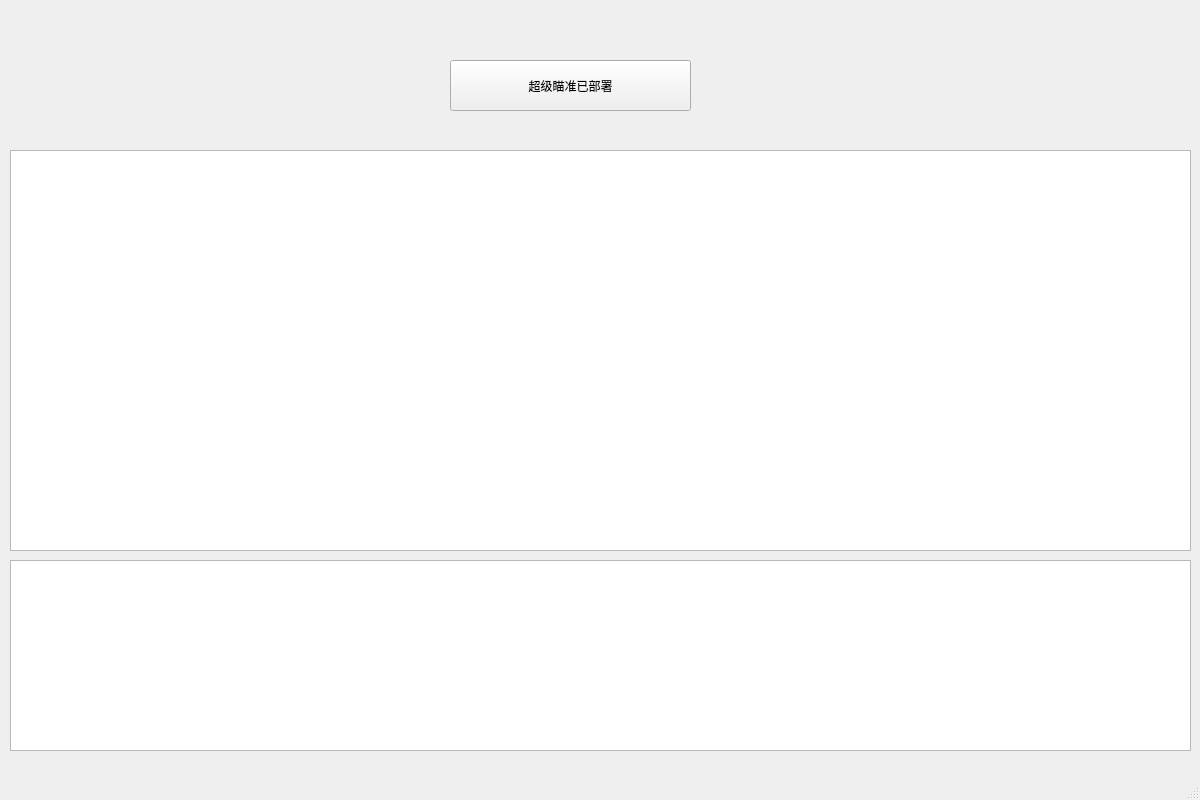
<?xml version="1.0" encoding="UTF-8"?>
<ui version="4.0">
 <class>mainWindow</class>
 <widget class="QMainWindow" name="mainWindow">
  <property name="geometry">
   <rect>
    <x>0</x>
    <y>0</y>
    <width>1200</width>
    <height>800</height>
   </rect>
  </property>
  <property name="windowTitle">
   <string>百万辅助</string>
  </property>
  <property name="windowIcon">
   <iconset>
    <normaloff>C:/Users/youth/Pictures/我 (2).png</normaloff>C:/Users/youth/Pictures/我 (2).png</iconset>
  </property>
  <widget class="QWidget" name="centralwidget">
   <widget class="QPushButton" name="pushButton">
    <property name="geometry">
     <rect>
      <x>450</x>
      <y>60</y>
      <width>241</width>
      <height>51</height>
     </rect>
    </property>
    <property name="text">
     <string>超级瞄准已部署</string>
    </property>
   </widget>
   <widget class="QTextBrowser" name="textBrowser">
    <property name="geometry">
     <rect>
      <x>10</x>
      <y>560</y>
      <width>1181</width>
      <height>191</height>
     </rect>
    </property>
   </widget>
   <widget class="QGraphicsView" name="graphicsView">
    <property name="geometry">
     <rect>
      <x>10</x>
      <y>150</y>
      <width>1181</width>
      <height>401</height>
     </rect>
    </property>
   </widget>
  </widget>
  <widget class="QStatusBar" name="statusbar"/>
 </widget>
 <resources/>
 <connections/>
</ui>
